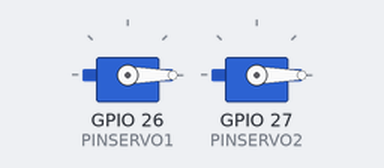
Simulated run of this sketch. Board: ESP32. Shown: 2 × servo.

Above: at 0.05 s.
At 5.15 s:
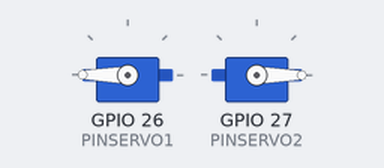
At 12.75 s:
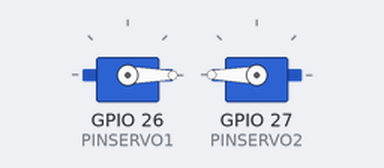
Timing chart, 0 to 16.9 s (numbered marks = the images above):
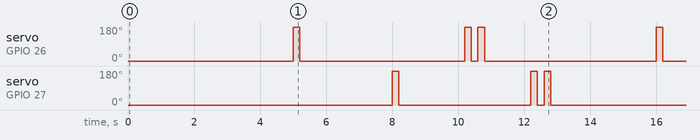

The sketch:

esp32_doble_servo_doble_nuecleo.ino
```cpp
#include <ESP32Servo.h>               // libreria servo
#include <Arduino.h>

// Definimos la tarea
TaskHandle_t Tarea1;

int PULSOMIN = 550;                    // pulso minimo en milisegundos
int PULSOMAX = 2500;                   // pulso maximo en milisegundos

int PINSERVO1 = 26;                    // pin control servo
Servo servo1;                          // creo objeto servo

int PINSERVO2 = 27;                    // pin control servo
Servo servo2;

void setup() {
  servo1.attach(PINSERVO1, PULSOMIN, PULSOMAX); // inicializa el servo
  servo2.attach(PINSERVO2, PULSOMIN, PULSOMAX); // inicializa el servo

  Serial.begin(115200);

  xTaskCreatePinnedToCore(
    loop1,       // Función de la tarea
    "Tarea1",    // Nombre de la tarea
    2000,        // Tamaño de la pila en words (4 bytes) (ram) valor maximo de la ram para ambas tareas 32kb
    NULL,        // Parámetro de entrada
    1,           // Prioridad
    &Tarea1,     // Manejador de la tarea
    0            // Núcleo donde se ejecutará (0 o 1)
    // 📌 Comentario GPT: 2000 * 4 = 8KB, está bien para tareas simples como esta
  );
}

void loop() {
  //servo1 Core 0
  servo1.write(0);
  delay(5000);
  servo1.write(180);              // ubica el servo en la dirección
  delay(200);
  servo1.write(0);
  delay(5000);
  servo1.write(180);              // ubica el servo en la dirección
  delay(200);
  servo1.write(0);              // ubica el servo en la dirección
  delay(200);
  servo1.write(180);              // ubica el servo en la dirección
  delay(200);
  servo1.write(0);              // ubica el servo en la dirección
  delay(200);


}

void loop1(void* parameter) {
  while (true) {
    //servo 2 core 0
    servo2.write(0);
    vTaskDelay(8000 / portTICK_PERIOD_MS); // se debe convertir milisegundos a ticks del sistema
    servo2.write(180);              // ubica el servo en la dirección
    vTaskDelay(200 / portTICK_PERIOD_MS);
    servo2.write(0);
    vTaskDelay(4000 / portTICK_PERIOD_MS);
    servo2.write(180);              // ubica el servo en la dirección
    vTaskDelay(200 / portTICK_PERIOD_MS);
    servo2.write(0);              // ubica el servo en la dirección
    vTaskDelay(200 / portTICK_PERIOD_MS);
    servo2.write(180);              // ubica el servo en la dirección
    vTaskDelay(200 / portTICK_PERIOD_MS);
    servo2.write(0);              // ubica el servo en la dirección
    vTaskDelay(200 / portTICK_PERIOD_MS);


  }
}
```

Measured:
- by itself, servo on GPIO 26 (PINSERVO1): repeats every 11.0 s: 0° 5.0 s, 180° 0.20 s, 0° 0.20 s, 180° 0.20 s, 0° 5.2 s, 180° 0.20 s
- by itself, servo on GPIO 27 (PINSERVO2): repeats every 13.0 s: 0° 4.0 s, 180° 0.20 s, 0° 0.20 s, 180° 0.20 s, 0° 8.2 s, 180° 0.20 s
